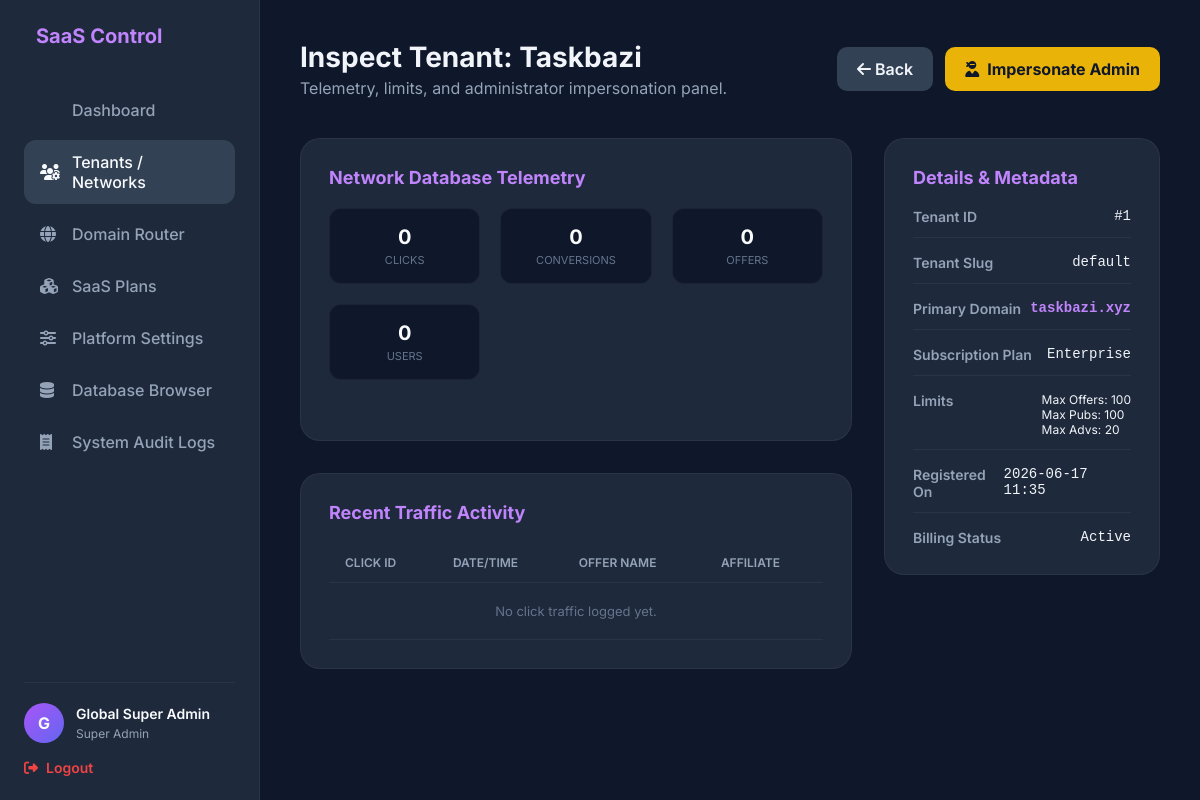
The page /superadmin/tenant_view.php?id=1 (signed in) on the database its author committed.
### tables this page shows
CREATE TABLE `tenants` (
  `id` int(11) NOT NULL AUTO_INCREMENT,
  `name` varchar(100) NOT NULL,
  `slug` varchar(50) NOT NULL,
  `company_name` varchar(150) DEFAULT NULL,
  `owner_name` varchar(100) DEFAULT NULL,
  `owner_email` varchar(150) DEFAULT NULL,
  `status` enum('active','suspended','pending','deleted') DEFAULT 'active',
  `plan_name` varchar(50) DEFAULT 'Starter',
  `max_affiliates` int(11) DEFAULT 100,
  `max_advertisers` int(11) DEFAULT 20,
  `max_offers` int(11) DEFAULT 100,
  `timezone` varchar(50) DEFAULT 'UTC',
  `currency` varchar(10) DEFAULT 'USD',
  `created_at` timestamp NOT NULL DEFAULT current_timestamp(),
  `updated_at` timestamp NOT NULL DEFAULT current_timestamp() ON UPDATE current_timestamp(),
  PRIMARY KEY (`id`),
  UNIQUE KEY `slug` (`slug`)
);

CREATE TABLE `tenant_domains` (
  `id` int(11) NOT NULL AUTO_INCREMENT,
  `tenant_id` int(11) NOT NULL,
  `domain` varchar(150) NOT NULL,
  `type` enum('subdomain','custom','root') NOT NULL,
  `is_primary` tinyint(1) DEFAULT 0,
  `verification_status` enum('pending','verified','failed') DEFAULT 'verified',
  `ssl_status` enum('active','expired','none') DEFAULT 'none',
  `created_at` timestamp NOT NULL DEFAULT current_timestamp(),
  PRIMARY KEY (`id`),
  UNIQUE KEY `domain` (`domain`),
  KEY `tenant_id` (`tenant_id`),
  CONSTRAINT `tenant_domains_ibfk_1` FOREIGN KEY (`tenant_id`) REFERENCES `tenants` (`id`) ON DELETE CASCADE
);

### app/core/tenant.php (called while the page is built, shortened)
    <?php
class GuardPDO extends PDO {
    #[\ReturnTypeWillChange]
    public function prepare($query, $options = []) {
        return parent::prepare($query, $options);
    }
    #[\ReturnTypeWillChange]
    public function query($query, ...$args) {
        return parent::query($query, ...$args);
    }
}

### superadmin/tenant_view.php (the view, shortened to what this page needs)
<?php
require_once __DIR__ . '/../app/config/database.php';
$adminName = $_SESSION['super_auth']['name'] ?? 'Super Admin';
$tenantId = isset($_GET['id']) ? (int)$_GET['id'] : 0;
$stmt = $pdo->prepare("SELECT * FROM tenants WHERE id = ?");
$stmt->execute([$tenantId]);
$tenant = $stmt->fetch(PDO::FETCH_ASSOC);
$clicksCount = (int)$pdo->query("SELECT COUNT(*) FROM clicks WHERE tenant_id = {$tenantId}")->fetchColumn();
$conversionsCount = (int)$pdo->query("SELECT COUNT(*) FROM conversions WHERE tenant_id = {$tenantId}")->fetchColumn();
$offersCount = (int)$pdo->query("SELECT COUNT(*) FROM offers WHERE tenant_id = {$tenantId}")->fetchColumn();
$usersCount = (int)$pdo->query("SELECT COUNT(*) FROM users WHERE tenant_id = {$tenantId}")->fetchColumn();
$recentClicks = $pdo->prepare("
    SELECT c.click_id, c.created_at, o.offer_name, aff.name as affiliate_name
    FROM clicks c
    LEFT JOIN offers o ON o.offer_id = c.offer_id
    LEFT JOIN users aff ON aff.user_id = c.affiliate_id
    WHERE c.tenant_id = ?
    ORDER BY c.created_at DESC
    LIMIT 5
");
$recentClicks->execute([$tenantId]);
$clicks = $recentClicks->fetchAll(PDO::FETCH_ASSOC);
$dStmt = $pdo->prepare("SELECT domain FROM tenant_domains WHERE tenant_id = ? AND is_primary = 1 LIMIT 1");
$dStmt->execute([$tenantId]);
$primaryDomain = $dStmt->fetchColumn() ?: 'No domain mapped';
?>
<!DOCTYPE html>
<html lang="en">
<head>
    <link rel="stylesheet" href="https://cdnjs.cloudflare.com/ajax/libs/font-awesome/6.4.0/css/all.min.css">
</head>
<body>
    <div class="sidebar">
        <div class="brand">
            <span>SaaS Control</span>
        </div>
        <ul class="nav-menu">
            <li class="nav-item">
                <a href="dashboard.php">
                    <i class="fas fa-grid-2"></i> Dashboard
                </a>
            </li>
            <li class="nav-item active">
                <a href="tenants.php">
                    <i class="fas fa-users-gear"></i> Tenants / Networks
                </a>
            </li>
            <li class="nav-item">
                <a href="domains.php">
                    <i class="fas fa-globe"></i> Domain Router
                </a>
            </li>
            <li class="nav-item">
                <a href="plans.php">
                    <i class="fas fa-cubes"></i> SaaS Plans
                </a>
            </li>
            <li class="nav-item">
                <a href="platform_settings.php">
                    <i class="fas fa-sliders"></i> Platform Settings
                </a>
            </li>
            <li class="nav-item">
                <a href="data_browser.php">
                    <i class="fas fa-database"></i> Database Browser
                </a>
            </li>
            <li class="nav-item">
                <a href="audit_logs.php">
                    <i class="fas fa-receipt"></i> System Audit Logs
                </a>
            </li>
        </ul>
        <div class="sidebar-footer">
            <div class="user-profile">
                <div class="avatar">
                    <?=strtoupper(substr($adminName, 0, 1))?>
                </div>
                <div>
                    <h4 style="font-size: 14px; font-weight: 600;"><?=$adminName?></h4>
                    <span style="font-size: 12px; color: #94a3b8;">Super Admin</span>
                </div>
            </div>
            <a href="../logout.php" class="logout-btn">
                <i class="fas fa-right-from-bracket"></i> Logout
            </a>
        </div>
    </div>
    <div class="content">
        <div class="header">
            <div>
                <h1>Inspect Tenant: <?=htmlspecialchars($tenant['name'])?></h1>
                <p>Telemetry, limits, and administrator impersonation panel.</p>
            </div>
            <div class="actions-group">
                <a href="tenants.php" class="btn-back">
                    <i class="fas fa-arrow-left"></i> Back
                </a>
                <a href="tenant_view.php?id=<?=$tenant['id']?>&impersonate=1" class="btn-impersonate">
                    <i class="fas fa-user-ninja"></i> Impersonate Admin
                </a>
            </div>
        </div>
        <div class="grid-view">
            <div>
                <div class="section-card">
                    <h3 class="section-title">Network Database Telemetry</h3>
                    <div class="stats-mini-grid">
                        <div class="stat-mini-card">
                            <div class="stat-mini-val"><?=number_format($clicksCount)?></div>
                            <div class="stat-mini-lbl">Clicks</div>
                        </div>
                        <div class="stat-mini-card">
                            <div class="stat-mini-val"><?=number_format($conversionsCount)?></div>
                            <div class="stat-mini-lbl">Conversions</div>
                        </div>
                        <div class="stat-mini-card">
                            <div class="stat-mini-val"><?=number_format($offersCount)?></div>
                            <div class="stat-mini-lbl">Offers</div>
                        </div>
                        <div class="stat-mini-card">
                            <div class="stat-mini-val"><?=number_format($usersCount)?></div>
                            <div class="stat-mini-lbl">Users</div>
                        </div>
                    </div>
                </div>
                <div class="section-card">
                    <h3 class="section-title">Recent Traffic Activity</h3>
                    <table>
                        <thead>
                            <tr>
                                <th>Click ID</th>
                                <th>Date/Time</th>
                                <th>Offer Name</th>
                                <th>Affiliate</th>
                            </tr>
                        </thead>
                        <tbody>
                            <?php if (empty($clicks)): ?>
                                <tr>
                                    <td colspan="4" style="text-align: center; color: #64748b; padding: 20px;">No click traffic logged yet.</td>
                                </tr>
                            <?php endif; ?>
                        </tbody>
                    </table>
                </div>
            </div>
            <div>
                <div class="section-card">
                    <h3 class="section-title">Details & Metadata</h3>
                    <div class="meta-list">
                        <div class="meta-item">
                            <span class="meta-lbl">Tenant ID</span>
                            <span class="meta-val">#<?=$tenant['id']?></span>
                        </div>
                        <div class="meta-item">
                            <span class="meta-lbl">Tenant Slug</span>
                            <span class="meta-val"><code><?=$tenant['slug']?></code></span>
                        </div>
                        <div class="meta-item">
                            <span class="meta-lbl">Primary Domain</span>
                            <span class="meta-val" style="color: #c084fc; font-weight: 600;"><?=$primaryDomain?></span>
                        </div>
                        <div class="meta-item">
                            <span class="meta-lbl">Subscription Plan</span>
                            <span class="meta-val"><?=$tenant['plan_name']?></span>
                        </div>
                        <div class="meta-item">
                            <span class="meta-lbl">Limits</span>
                            <span class="meta-val" style="font-size:12px; font-family:inherit;">
                                Max Offers: <?=$tenant['max_offers']?><br>
                                Max Pubs: <?=$tenant['max_affiliates']?><br>
                                Max Advs: <?=$tenant['max_advertisers']?>
                            </span>
                        </div>
                        <div class="meta-item">
                            <span class="meta-lbl">Registered On</span>
                            <span class="meta-val"><?=date('Y-m-d H:i', strtotime($tenant['created_at']))?></span>
                        </div>
                        <div class="meta-item" style="border-bottom: none; padding-bottom: 0;">
                            <span class="meta-lbl">Billing Status</span>
                            <span class="meta-val" style="text-transform: capitalize;"><?=$tenant['status']?></span>
                        </div>
                    </div>
                </div>
            </div>
        </div>
    </div>
</body>
</html>

### superadmin/tenant_view.php (style rules this page uses)
* { margin: 0; padding: 0; box-sizing: border-box; }
body { font-family: 'Inter', sans-serif; background-color: #0f172a; color: #f1f5f9; min-height: 100vh; display: flex; }
.sidebar { width: 260px; background-color: #1e293b; border-right: 1px solid rgba(255, 255, 255, 0.05); display: flex; flex-direction: column; padding: 24px; }
.brand { display: flex; align-items: center; gap: 12px; margin-bottom: 40px; font-weight: 700; font-size: 20px; color: #c084fc; }
.nav-menu { list-style: none; display: flex; flex-direction: column; gap: 8px; }
.nav-item a { display: flex; align-items: center; gap: 12px; padding: 12px 16px; color: #94a3b8; text-decoration: none; border-radius: 12px; font-weight: 500; transition: all 0.2s; }
.nav-item.active a, .nav-item a:hover { background-color: #334155; color: #f8fafc; }
.nav-item a i { width: 20px; }
.sidebar-footer { margin-top: auto; padding-top: 20px; border-top: 1px solid rgba(255, 255, 255, 0.05); }
.user-profile { display: flex; align-items: center; gap: 12px; color: #f8fafc; margin-bottom: 16px; }
.avatar { width: 40px; height: 40px; border-radius: 50%; background: linear-gradient(135deg, #a855f7, #6366f1); display: flex; align-items: center; justify-content: center; font-weight: 700; }
.logout-btn { display: flex; align-items: center; gap: 8px; color: #ef4444; text-decoration: none; font-weight: 600; font-size: 14px; }
.content { flex: 1; padding: 40px; overflow-y: auto; }
.header { display: flex; justify-content: space-between; align-items: center; margin-bottom: 40px; }
.header h1 { font-size: 28px; font-weight: 700; }
.header p { color: #94a3b8; margin-top: 4px; }
.actions-group { display: flex; gap: 12px; }
.btn-back { background-color: #334155; color: #f1f5f9; text-decoration: none; padding: 12px 20px; border-radius: 10px; font-weight: 600; transition: background 0.2s; }
.btn-impersonate { background-color: #eab308; color: #0f172a; text-decoration: none; padding: 12px 20px; border-radius: 10px; font-weight: 700; display: flex; align-items: center; gap: 8px; transition: background 0.2s; }
.grid-view { display: grid; grid-template-columns: 2fr 1fr; gap: 32px; }
.section-card { background-color: #1e293b; border: 1px solid rgba(255, 255, 255, 0.05); border-radius: 20px; padding: 28px; margin-bottom: 32px; }
.section-title { font-size: 18px; font-weight: 700; margin-bottom: 20px; color: #c084fc; }
.stats-mini-grid { display: grid; grid-template-columns: repeat(auto-fit, minmax(140px, 1fr)); gap: 20px; margin-bottom: 32px; }
.stat-mini-card { background-color: #0f172a; border: 1px solid rgba(255, 255, 255, 0.05); border-radius: 12px; padding: 16px; text-align: center; }
.stat-mini-val { font-size: 20px; font-weight: 700; color: #f8fafc; }
.stat-mini-lbl { font-size: 11px; color: #64748b; margin-top: 4px; text-transform: uppercase; }
.meta-list { display: flex; flex-direction: column; gap: 16px; }
.meta-item { display: flex; justify-content: space-between; border-bottom: 1px solid rgba(255, 255, 255, 0.05); padding-bottom: 12px; }
.meta-lbl { font-weight: 600; color: #94a3b8; font-size: 14px; }
.meta-val { font-family: monospace; font-size: 14px; color: #f1f5f9; }
table { width: 100%; border-collapse: collapse; }
th { text-align: left; padding: 12px 16px; color: #94a3b8; font-weight: 600; font-size: 12px; text-transform: uppercase; border-bottom: 1px solid rgba(255, 255, 255, 0.05); }
td { padding: 14px 16px; border-bottom: 1px solid rgba(255, 255, 255, 0.05); font-size: 13px; }

### rows shown on the page
tenants: name "Taskbazi", id "1", slug "default", plan_name "Enterprise", max_offers "100", max_affiliates "100", max_advertisers "20", created_at "2026-06-17 11:35", status "Active"
tenant_domains: domain "taskbazi.xyz"

### other values the page prints
substr($adminName, 0, 1) "G"
$adminName "Global Super Admin"
$clicksCount "0"
$conversionsCount "0"
$offersCount "0"
$usersCount "0"
